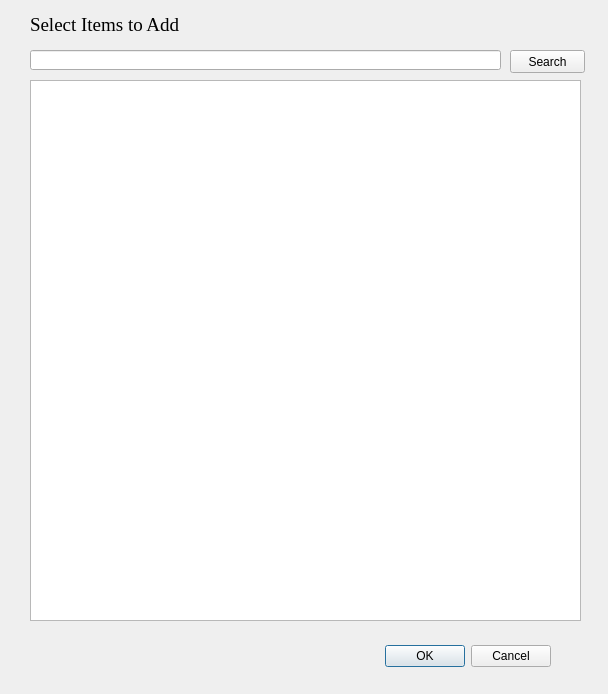
<?xml version="1.0" encoding="UTF-8"?>
<ui version="4.0">
 <class>chooseContentDialog</class>
 <widget class="QDialog" name="chooseContentDialog">
  <property name="geometry">
   <rect>
    <x>0</x>
    <y>0</y>
    <width>608</width>
    <height>694</height>
   </rect>
  </property>
  <property name="windowTitle">
   <string>Choose Items</string>
  </property>
  <widget class="QDialogButtonBox" name="buttonBox">
   <property name="geometry">
    <rect>
     <x>210</x>
     <y>640</y>
     <width>341</width>
     <height>32</height>
    </rect>
   </property>
   <property name="orientation">
    <enum>Qt::Horizontal</enum>
   </property>
   <property name="standardButtons">
    <set>QDialogButtonBox::Cancel|QDialogButtonBox::Ok</set>
   </property>
  </widget>
  <widget class="QListWidget" name="chooseItemDialogList">
   <property name="geometry">
    <rect>
     <x>30</x>
     <y>80</y>
     <width>551</width>
     <height>541</height>
    </rect>
   </property>
   <property name="selectionMode">
    <enum>QAbstractItemView::ExtendedSelection</enum>
   </property>
  </widget>
  <widget class="QLabel" name="label">
   <property name="geometry">
    <rect>
     <x>30</x>
     <y>10</y>
     <width>181</width>
     <height>31</height>
    </rect>
   </property>
   <property name="font">
    <font>
     <family>Times New Roman</family>
     <pointsize>14</pointsize>
    </font>
   </property>
   <property name="text">
    <string>Select Items to Add</string>
   </property>
   <property name="textFormat">
    <enum>Qt::RichText</enum>
   </property>
  </widget>
  <widget class="QLineEdit" name="chooseItemDialogLineEdit">
   <property name="geometry">
    <rect>
     <x>30</x>
     <y>50</y>
     <width>471</width>
     <height>20</height>
    </rect>
   </property>
  </widget>
  <widget class="QPushButton" name="chooseItemsSearchButton">
   <property name="geometry">
    <rect>
     <x>510</x>
     <y>50</y>
     <width>75</width>
     <height>23</height>
    </rect>
   </property>
   <property name="text">
    <string>Search</string>
   </property>
  </widget>
 </widget>
 <resources/>
 <connections>
  <connection>
   <sender>buttonBox</sender>
   <signal>accepted()</signal>
   <receiver>chooseContentDialog</receiver>
   <slot>accept()</slot>
   <hints>
    <hint type="sourcelabel">
     <x>248</x>
     <y>254</y>
    </hint>
    <hint type="destinationlabel">
     <x>157</x>
     <y>274</y>
    </hint>
   </hints>
  </connection>
  <connection>
   <sender>buttonBox</sender>
   <signal>rejected()</signal>
   <receiver>chooseContentDialog</receiver>
   <slot>reject()</slot>
   <hints>
    <hint type="sourcelabel">
     <x>316</x>
     <y>260</y>
    </hint>
    <hint type="destinationlabel">
     <x>286</x>
     <y>274</y>
    </hint>
   </hints>
  </connection>
 </connections>
</ui>
